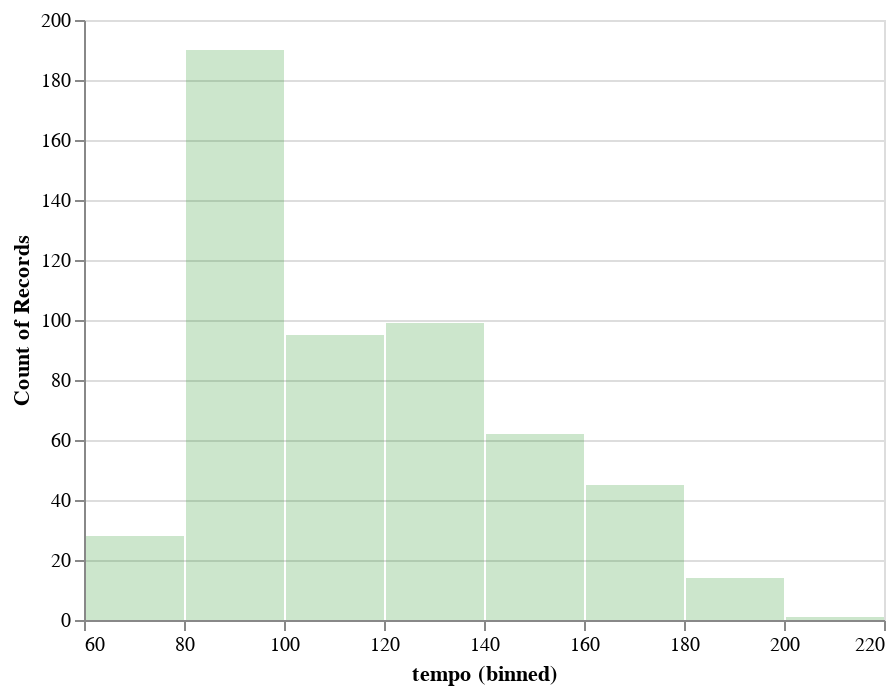

Notebook source saved alongside this figure:
### Code cell
(alt.
  Chart(df_historical).
  mark_bar().
  encode(alt.X('tempo:Q', bin=True), y='count()').
  properties(height=300, width=400).configure_mark(
    opacity=0.2,
    color='green'))

  #The arguments in the encode function indicates that the tempo column will be divided into 
  # bins and the number of observations in each bin will be counted.

### Figure 1 — Vega-Lite specification as saved in the notebook (floating-point values rounded to 4 significant figures; data arrays with more than 128 entries replaced by an {"elided": "..."} marker saying what was removed)
{"config": {"view": {"continuousWidth": 400, "continuousHeight": 300}, "mark": {"color": "green", "opacity": 0.2}}, "data": {"name": "data-9c329185a06287408959b5670ecf8750"}, "mark": "bar", "encoding": {"x": {"bin": true, "field": "tempo", "type": "quantitative"}, "y": {"aggregate": "count", "type": "quantitative"}}, "height": 300, "width": 400, "$schema": "https://vega.github.io/schema/vega-lite/v4.17.0.json", "datasets": {"data-9c329185a06287408959b5670ecf8750": {"elided": "534 records"}}}
